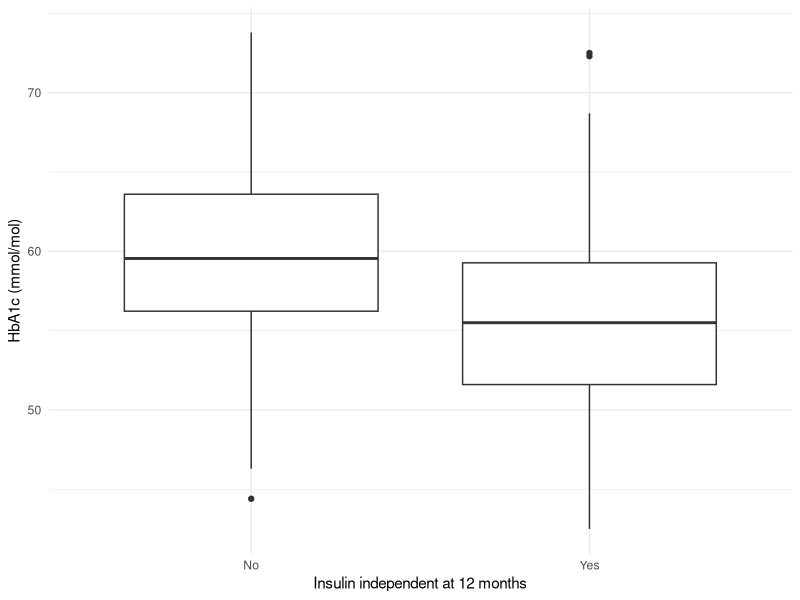
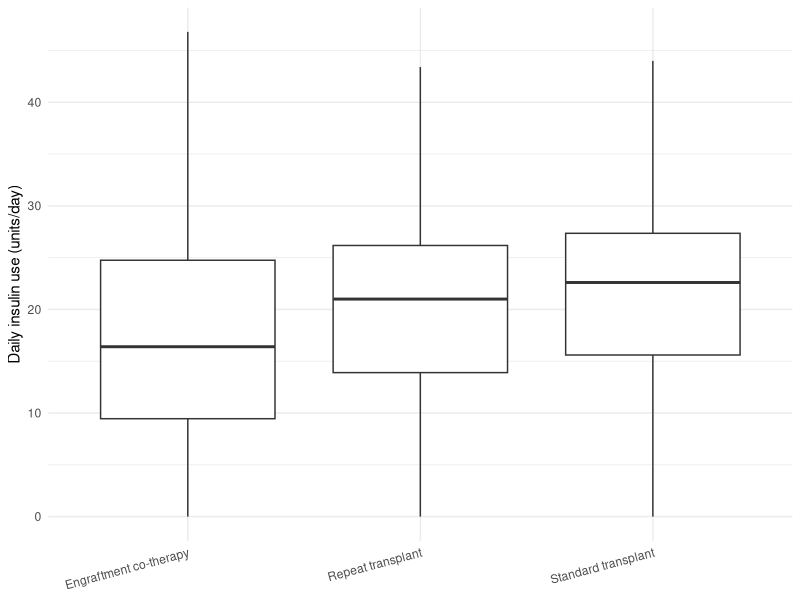
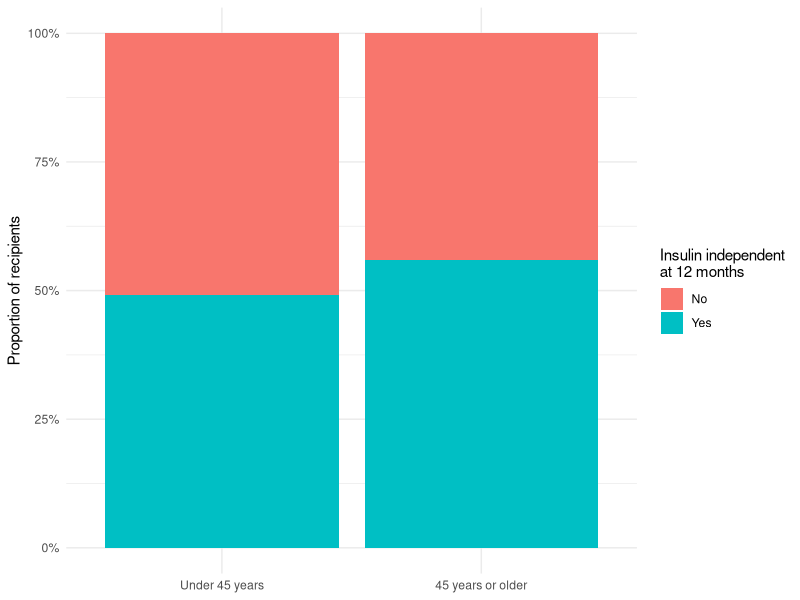

Write R code to recreate these figures, in order.
## ---- chunk 1
library(tidyverse)
library(broom)
theme_set(theme_minimal())
islet <- read_csv("data/topic03_synthetic.csv", show_col_types = FALSE)
## ---- chunk 2
glimpse(islet)
islet |> count(transplant_strategy)
## ---- chunk 3
code_along_data <- islet |>
  select(
    recipient_id, transplant_strategy, age_years,
    hba1c_mmol_mol, daily_insulin_units,
    insulin_independent_at_12_months
  )

code_along_data |>
  summarise(across(everything(), ~ sum(is.na(.x))))
## ---- chunk 4
code_along_data |>
  ggplot(aes(insulin_independent_at_12_months, hba1c_mmol_mol)) +
  geom_boxplot() +
  labs(x = "Insulin independent at 12 months", y = "HbA1c (mmol/mol)")

hba1c_summaries <- code_along_data |>
  group_by(insulin_independent_at_12_months) |>
  summarise(
    recipients = n(),
    mean_hba1c = mean(hba1c_mmol_mol),
    sd_hba1c = sd(hba1c_mmol_mol),
    .groups = "drop"
  )
hba1c_summaries
## ---- chunk 5
hba1c_test <- t.test(
  hba1c_mmol_mol ~ insulin_independent_at_12_months,
  data = code_along_data
)
hba1c_result <- tidy(hba1c_test, conf.int = TRUE)
hba1c_result
## ---- chunk 6
code_along_data |>
  ggplot(aes(transplant_strategy, daily_insulin_units)) +
  geom_boxplot() +
  labs(x = NULL, y = "Daily insulin use (units/day)") +
  theme(axis.text.x = element_text(angle = 15, hjust = 1))

insulin_summaries <- code_along_data |>
  group_by(transplant_strategy) |>
  summarise(
    recipients = n(),
    mean_daily_units = mean(daily_insulin_units),
    sd_daily_units = sd(daily_insulin_units),
    .groups = "drop"
  )
insulin_summaries
## ---- chunk 7
insulin_anova <- aov(
  daily_insulin_units ~ transplant_strategy,
  data = code_along_data
)
tidy(insulin_anova)
## ---- chunk 8
insulin_tukey <- TukeyHSD(insulin_anova)
insulin_tukey
## ---- chunk 9
categorical_data <- code_along_data |>
  mutate(
    age_group = if_else(age_years < 45, "Under 45 years", "45 years or older"),
    age_group = factor(age_group, levels = c("Under 45 years", "45 years or older"))
  )
## ---- chunk 10
age_independence_table <- table(
  categorical_data$age_group,
  categorical_data$insulin_independent_at_12_months
)
age_independence_table
prop.table(age_independence_table, margin = 1)

categorical_data |>
  ggplot(aes(age_group, fill = insulin_independent_at_12_months)) +
  geom_bar(position = "fill") +
  scale_y_continuous(labels = scales::percent) +
  labs(
    x = NULL, y = "Proportion of recipients",
    fill = "Insulin independent\nat 12 months"
  )
## ---- chunk 11
age_independence_test <- chisq.test(age_independence_table)
age_independence_test
age_independence_test$expected
